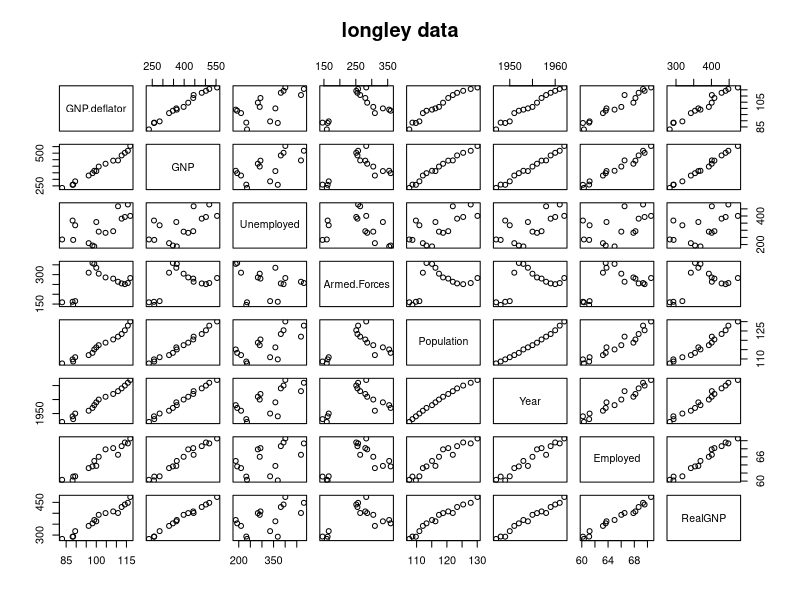
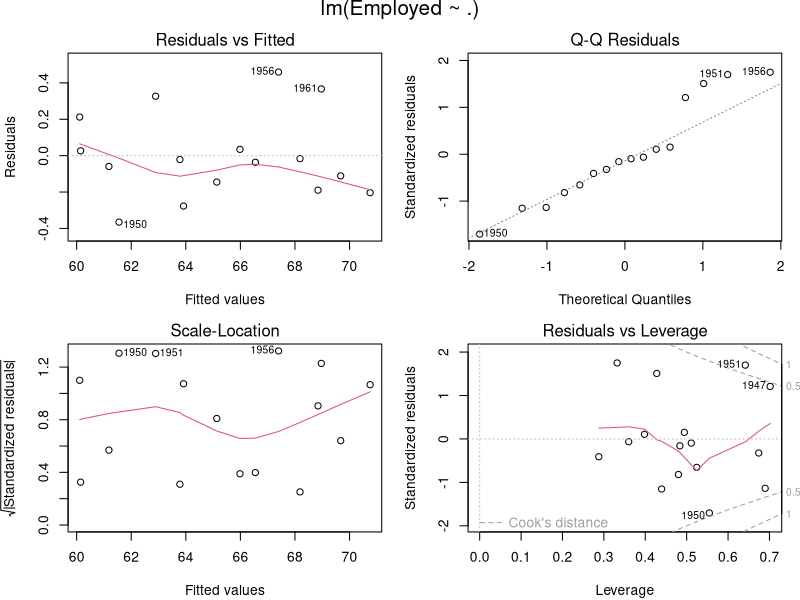

Recreate these plots in R, in order.
#!/usr/bin/env Rscript
require(stats)
require(graphics)
## give the data set in the form it is used in S-PLUS:
longley.x <- data.matrix(longley[, 1:6])
longley.y <- longley[, "Employed"]
longley$RealGNP <- with(longley, GNP * 100 / GNP.deflator)
longley[1:8, ]
pairs(longley, main = "longley data")
summary(fm1 <- lm(Employed ~ ., data = longley))
opar <- par(
  mfrow = c(2, 2),
  oma = c(0, 0, 1.1, 0),
  mar = c(4.1, 4.1, 2.1, 1.1)
)
plot(fm1)
par(opar)
rm(list = ls())
